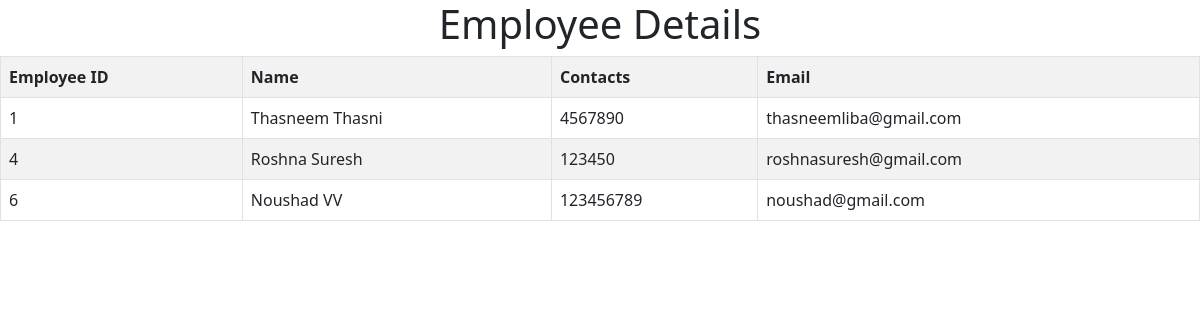
Page /empview on the committed database.
### apps/models.py (models this page shows)
class Employees(models.Model):
    First_Name = models.CharField(max_length=10)
    Last_Name = models.CharField(max_length=10)
    Age = models.IntegerField()
    Address = models.CharField(max_length=20)
    Contacts = models.IntegerField()
    Email = models.EmailField()
    username = models.CharField(max_length=10)
    password =models.CharField(max_length=10)

### apps/views.py (the view)
# urls.py: path('empview', views.StudentTeachersView, name='StudentTeachersView'),
def StudentTeachersView(request) :
    employee = Employees.objects.all()
    return render (request,'student-teacherview.html',{'read': employee})

### templates/student-teacherview.html (shortened to what this page needs)
<!DOCTYPE html>
<html lang="en">
<head>
    {% load static %}
    <link href="{% static 'css/bootstrap.min.css' %}" rel="stylesheet">
</head>
<body>
    <center>
        <h1>Employee Details</h1>
        <table class="table table-striped table-bordered table-hover table-mute">
        <tr>
            <th>Employee ID</th>
            <th>Name</th>
            <th>Contacts</th>
            <th>Email</th>
        </tr>
        {%for i in read %}
        <tr>
            <td>{{i.id}}</td>
            <td>{{i.First_Name}} {{i.Last_Name}}</td>
            <td>{{i.Contacts}}</td>
            <td>{{i.Email}}</td>
        </tr>
        {%endfor%}
    </table></br>
    </center>
</body>
</html>

### rows in the picture
Employees: id "1", First_Name "Thasneem", Last_Name "Thasni", Contacts "4567890", Email "thasneemliba@gmail.com"
Employees: id "4", First_Name "Roshna", Last_Name "Suresh", Contacts "123450", Email "roshnasuresh@gmail.com"
Employees: id "6", First_Name "Noushad", Last_Name "VV", Contacts "123456789", Email "noushad@gmail.com"
